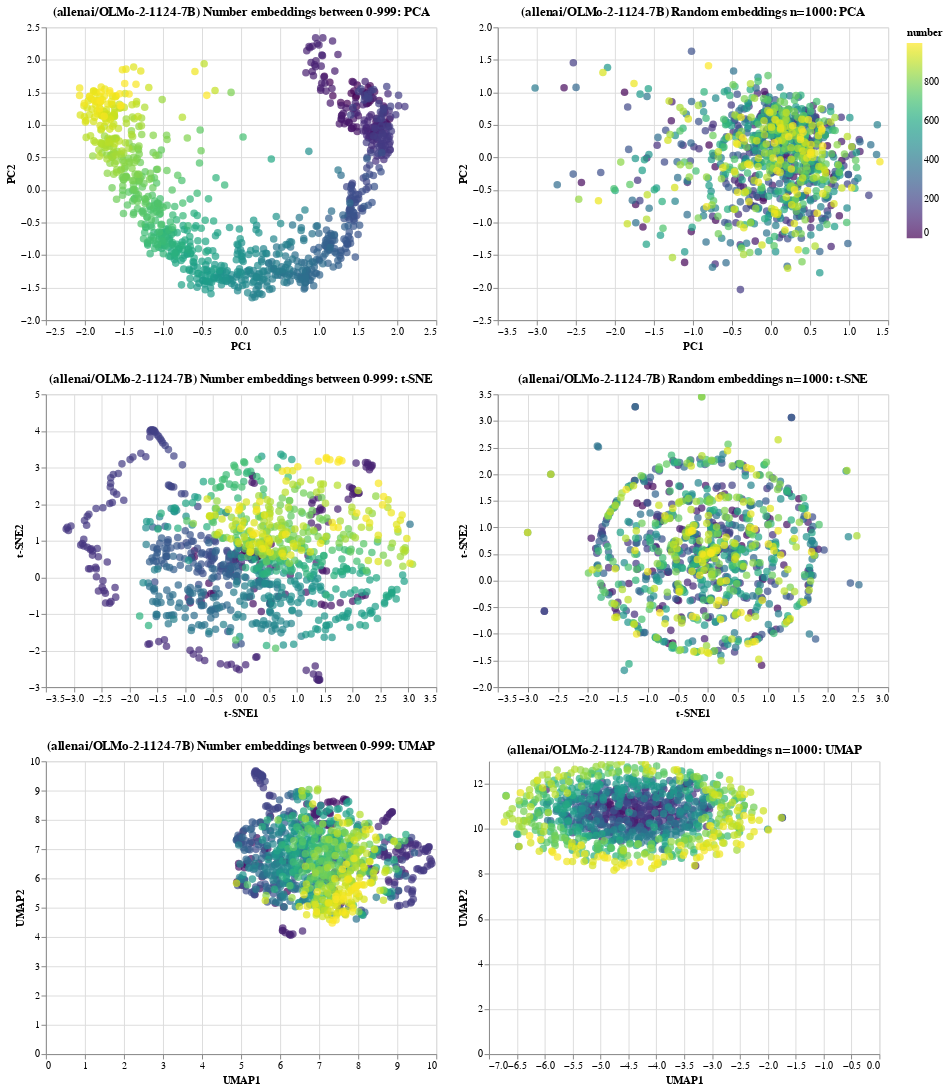

Notebook code for this chart:
### Code cell
plot_embeddings(model_ids['olmo'])

### Figure 1 — Vega-Lite specification as saved in the notebook (floating-point values rounded to 4 significant figures; data arrays with more than 128 entries replaced by an {"elided": "..."} marker saying what was removed)
{"config": {"view": {"continuousWidth": 300, "continuousHeight": 300}}, "vconcat": [{"hconcat": [{"data": {"name": "data-1312ece95184979c2141d599c40509a5"}, "mark": {"type": "circle", "size": 60}, "encoding": {"color": {"field": "number", "scale": {"scheme": "viridis"}, "type": "quantitative"}, "tooltip": [{"field": "number", "type": "quantitative"}, {"field": "PC1", "type": "quantitative"}, {"field": "PC2", "type": "quantitative"}], "x": {"field": "PC1", "type": "quantitative"}, "y": {"field": "PC2", "type": "quantitative"}}, "name": "view_1", "title": "(allenai/OLMo-2-1124-7B) Number embeddings between 0-999: PCA", "width": 400}, {"data": {"name": "data-c3d8e3ef36bb648b90adb3de792ff472"}, "mark": {"type": "circle", "size": 60}, "encoding": {"color": {"field": "number", "scale": {"scheme": "viridis"}, "type": "quantitative"}, "tooltip": [{"field": "number", "type": "quantitative"}, {"field": "PC1", "type": "quantitative"}, {"field": "PC2", "type": "quantitative"}], "x": {"field": "PC1", "type": "quantitative"}, "y": {"field": "PC2", "type": "quantitative"}}, "name": "view_2", "title": "(allenai/OLMo-2-1124-7B) Random embeddings n=1000: PCA", "width": 400}]}, {"hconcat": [{"data": {"name": "data-63559d19931f580885065fc2095634d4"}, "mark": {"type": "circle", "size": 60}, "encoding": {"color": {"field": "number", "scale": {"scheme": "viridis"}, "type": "quantitative"}, "tooltip": [{"field": "number", "type": "quantitative"}, {"field": "t-SNE1", "type": "quantitative"}, {"field": "t-SNE2", "type": "quantitative"}], "x": {"field": "t-SNE1", "type": "quantitative"}, "y": {"field": "t-SNE2", "type": "quantitative"}}, "name": "view_3", "title": "(allenai/OLMo-2-1124-7B) Number embeddings between 0-999: t-SNE", "width": 400}, {"data": {"name": "data-ff3b18b92dc209be68a9aacbe1b0a0c8"}, "mark": {"type": "circle", "size": 60}, "encoding": {"color": {"field": "number", "scale": {"scheme": "viridis"}, "type": "quantitative"}, "tooltip": [{"field": "number", "type": "quantitative"}, {"field": "t-SNE1", "type": "quantitative"}, {"field": "t-SNE2", "type": "quantitative"}], "x": {"field": "t-SNE1", "type": "quantitative"}, "y": {"field": "t-SNE2", "type": "quantitative"}}, "name": "view_4", "title": "(allenai/OLMo-2-1124-7B) Random embeddings n=1000: t-SNE", "width": 400}]}, {"hconcat": [{"data": {"name": "data-f966d37e656ddbf0f384162132a67218"}, "mark": {"type": "circle", "size": 60}, "encoding": {"color": {"field": "number", "scale": {"scheme": "viridis"}, "type": "quantitative"}, "tooltip": [{"field": "number", "type": "quantitative"}, {"field": "UMAP1", "type": "quantitative"}, {"field": "UMAP2", "type": "quantitative"}], "x": {"field": "UMAP1", "type": "quantitative"}, "y": {"field": "UMAP2", "type": "quantitative"}}, "name": "view_5", "title": "(allenai/OLMo-2-1124-7B) Number embeddings between 0-999: UMAP", "width": 400}, {"data": {"name": "data-9036c465b7e1a23ea1bc295d6bca5bc0"}, "mark": {"type": "circle", "size": 60}, "encoding": {"color": {"field": "number", "scale": {"scheme": "viridis"}, "type": "quantitative"}, "tooltip": [{"field": "number", "type": "quantitative"}, {"field": "UMAP1", "type": "quantitative"}, {"field": "UMAP2", "type": "quantitative"}], "x": {"field": "UMAP1", "type": "quantitative"}, "y": {"field": "UMAP2", "type": "quantitative"}}, "name": "view_6", "title": "(allenai/OLMo-2-1124-7B) Random embeddings n=1000: UMAP", "width": 400}]}], "params": [{"name": "param_1", "select": {"type": "interval", "encodings": ["x", "y"]}, "bind": "scales", "views": ["view_1"]}, {"name": "param_2", "select": {"type": "interval", "encodings": ["x", "y"]}, "bind": "scales", "views": ["view_2"]}, {"name": "param_3", "select": {"type": "interval", "encodings": ["x", "y"]}, "bind": "scales", "views": ["view_3"]}, {"name": "param_4", "select": {"type": "interval", "encodings": ["x", "y"]}, "bind": "scales", "views": ["view_4"]}, {"name": "param_5", "select": {"type": "interval", "encodings": ["x", "y"]}, "bind": "scales", "views": ["view_5"]}, {"name": "param_6", "select": {"type": "interval", "encodings": ["x", "y"]}, "bind": "scales", "views": ["view_6"]}], "$schema": "https://vega.github.io/schema/vega-lite/v5.20.1.json", "datasets": {"data-1312ece95184979c2141d599c40509a5": {"elided": "1000 records"}, "data-c3d8e3ef36bb648b90adb3de792ff472": {"elided": "1000 records"}, "data-63559d19931f580885065fc2095634d4": {"elided": "1000 records"}, "data-ff3b18b92dc209be68a9aacbe1b0a0c8": {"elided": "1000 records"}, "data-f966d37e656ddbf0f384162132a67218": {"elided": "1000 records"}, "data-9036c465b7e1a23ea1bc295d6bca5bc0": {"elided": "1000 records"}}}
